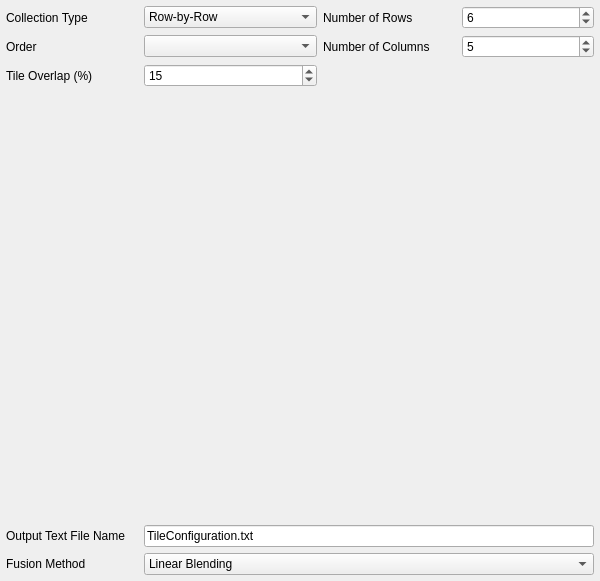
<?xml version="1.0" encoding="UTF-8"?>
<ui version="4.0">
 <class>GenericMetadataPage</class>
 <widget class="QWizardPage" name="GenericMetadataPage">
  <property name="geometry">
   <rect>
    <x>0</x>
    <y>0</y>
    <width>600</width>
    <height>581</height>
   </rect>
  </property>
  <property name="minimumSize">
   <size>
    <width>600</width>
    <height>581</height>
   </size>
  </property>
  <property name="windowTitle">
   <string>WizardPage</string>
  </property>
  <layout class="QGridLayout" name="gridLayout" columnstretch="0,0,0,0">
   <property name="sizeConstraint">
    <enum>QLayout::SetDefaultConstraint</enum>
   </property>
   <property name="leftMargin">
    <number>6</number>
   </property>
   <property name="topMargin">
    <number>6</number>
   </property>
   <property name="rightMargin">
    <number>6</number>
   </property>
   <property name="bottomMargin">
    <number>6</number>
   </property>
   <item row="0" column="1">
    <widget class="QComboBox" name="collectionTypeCB">
     <item>
      <property name="text">
       <string>Row-by-Row</string>
      </property>
     </item>
     <item>
      <property name="text">
       <string>Column-by-Column</string>
      </property>
     </item>
     <item>
      <property name="text">
       <string>Snake by Rows</string>
      </property>
     </item>
     <item>
      <property name="text">
       <string>Snake by Columns</string>
      </property>
     </item>
     <item>
      <property name="text">
       <string>Filename Defined Position</string>
      </property>
     </item>
    </widget>
   </item>
   <item row="0" column="0">
    <widget class="QLabel" name="label_4">
     <property name="text">
      <string>Collection Type</string>
     </property>
    </widget>
   </item>
   <item row="6" column="0">
    <widget class="QLabel" name="label_7">
     <property name="text">
      <string>Fusion Method</string>
     </property>
    </widget>
   </item>
   <item row="6" column="1" colspan="3">
    <widget class="QComboBox" name="fusionMethodCB">
     <item>
      <property name="text">
       <string>Linear Blending</string>
      </property>
     </item>
     <item>
      <property name="text">
       <string>Average</string>
      </property>
     </item>
     <item>
      <property name="text">
       <string>Median</string>
      </property>
     </item>
     <item>
      <property name="text">
       <string>Maximum Intensity</string>
      </property>
     </item>
     <item>
      <property name="text">
       <string>Minimum Intensity</string>
      </property>
     </item>
     <item>
      <property name="text">
       <string>Intensity of Random Input Tile</string>
      </property>
     </item>
     <item>
      <property name="text">
       <string>Do Not Fuse Images (only write TileConfiguration)</string>
      </property>
     </item>
    </widget>
   </item>
   <item row="5" column="0">
    <widget class="QLabel" name="label_6">
     <property name="text">
      <string>Output Text File Name</string>
     </property>
    </widget>
   </item>
   <item row="5" column="1" colspan="3">
    <widget class="QLineEdit" name="outputTextFileNameLE">
     <property name="text">
      <string>TileConfiguration.txt</string>
     </property>
    </widget>
   </item>
   <item row="4" column="0" colspan="4">
    <widget class="TileListWidget" name="tileListWidget" native="true">
     <property name="minimumSize">
      <size>
       <width>0</width>
       <height>0</height>
      </size>
     </property>
    </widget>
   </item>
   <item row="1" column="1">
    <widget class="QComboBox" name="orderCB"/>
   </item>
   <item row="1" column="0">
    <widget class="QLabel" name="label_5">
     <property name="text">
      <string>Order</string>
     </property>
    </widget>
   </item>
   <item row="0" column="3">
    <widget class="QSpinBox" name="numOfRowsSB">
     <property name="value">
      <number>6</number>
     </property>
    </widget>
   </item>
   <item row="1" column="3">
    <widget class="QSpinBox" name="numOfColsSB">
     <property name="value">
      <number>5</number>
     </property>
    </widget>
   </item>
   <item row="0" column="2">
    <widget class="QLabel" name="label">
     <property name="text">
      <string>Number of Rows</string>
     </property>
    </widget>
   </item>
   <item row="1" column="2">
    <widget class="QLabel" name="label_2">
     <property name="text">
      <string>Number of Columns</string>
     </property>
    </widget>
   </item>
   <item row="2" column="0">
    <widget class="QLabel" name="label_3">
     <property name="text">
      <string>Tile Overlap (%)</string>
     </property>
    </widget>
   </item>
   <item row="2" column="1">
    <widget class="QSpinBox" name="tileOverlapSB">
     <property name="maximum">
      <number>100</number>
     </property>
     <property name="value">
      <number>15</number>
     </property>
    </widget>
   </item>
  </layout>
 </widget>
 <customwidgets>
  <customwidget>
   <class>TileListWidget</class>
   <extends>QWidget</extends>
   <header location="global">TileListWidget.h</header>
   <container>1</container>
  </customwidget>
 </customwidgets>
 <resources/>
 <connections/>
</ui>
